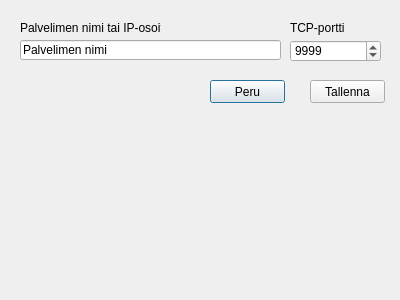
<?xml version="1.0" encoding="UTF-8"?>
<ui version="4.0">
 <class>ServerSettingsDialog</class>
 <widget class="QDialog" name="ServerSettingsDialog">
  <property name="geometry">
   <rect>
    <x>0</x>
    <y>0</y>
    <width>400</width>
    <height>300</height>
   </rect>
  </property>
  <property name="windowTitle">
   <string>Dialog</string>
  </property>
  <widget class="QLineEdit" name="hostLineEdit">
   <property name="geometry">
    <rect>
     <x>20</x>
     <y>40</y>
     <width>261</width>
     <height>20</height>
    </rect>
   </property>
   <property name="text">
    <string>Palvelimen nimi</string>
   </property>
  </widget>
  <widget class="QLabel" name="hostLabel">
   <property name="geometry">
    <rect>
     <x>20</x>
     <y>20</y>
     <width>141</width>
     <height>16</height>
    </rect>
   </property>
   <property name="text">
    <string>Palvelimen nimi tai IP-osoite</string>
   </property>
  </widget>
  <widget class="QSpinBox" name="portSpinBox">
   <property name="geometry">
    <rect>
     <x>290</x>
     <y>40</y>
     <width>91</width>
     <height>22</height>
    </rect>
   </property>
   <property name="minimum">
    <number>5432</number>
   </property>
   <property name="maximum">
    <number>65535</number>
   </property>
   <property name="value">
    <number>9999</number>
   </property>
  </widget>
  <widget class="QLabel" name="portLabel">
   <property name="geometry">
    <rect>
     <x>290</x>
     <y>20</y>
     <width>71</width>
     <height>16</height>
    </rect>
   </property>
   <property name="text">
    <string>TCP-portti</string>
   </property>
  </widget>
  <widget class="QPushButton" name="cancelPushButton">
   <property name="geometry">
    <rect>
     <x>210</x>
     <y>80</y>
     <width>75</width>
     <height>23</height>
    </rect>
   </property>
   <property name="text">
    <string>Peru</string>
   </property>
   <property name="default">
    <bool>true</bool>
   </property>
  </widget>
  <widget class="QPushButton" name="savePushButton">
   <property name="geometry">
    <rect>
     <x>310</x>
     <y>80</y>
     <width>75</width>
     <height>23</height>
    </rect>
   </property>
   <property name="text">
    <string>Tallenna</string>
   </property>
  </widget>
 </widget>
 <resources/>
 <connections/>
</ui>
